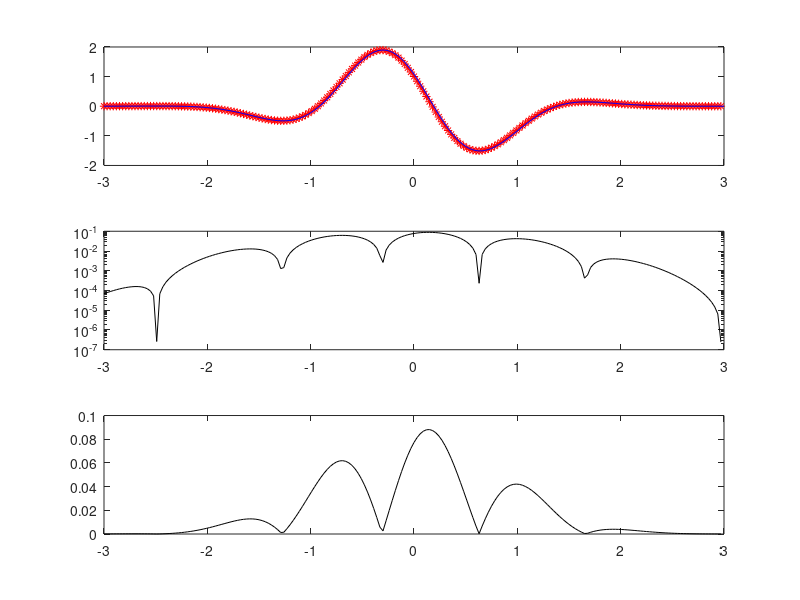

Write the MATLAB code that produced this figure.
% Prof way

clear  all
close all
clc


% Input
a=-3;
b=3;
n=200;
h=(b-a)/n;
xmesh=[a:h:b];
f=@(x) exp(-x.^2).*sin(2*x+1);
df=@(x) 2*exp(-x.^2).*cos(2*x+1)-2*x.*exp(-x.^2).*sin(2*x+1);
% plot(xmesh,f(xmesh),'b',xmesh,df(xmesh),'r')

fxmesh=f(xmesh);
dfxmesh=zeros(size(xmesh)-1);

 for i=1:n
     dfxmesh(1,i)=(f(xmesh(1,i+1))-f(xmesh(1,i)))/h;
 end

 err=abs(dfxmesh-df(xmesh(1:end-1)));
 
 
figure(1)
subplot(3,1,1);plot(xmesh(1:end-1),dfxmesh,'r-*',xmesh,df(xmesh),'b')
subplot(3,1,2);semilogy(xmesh(1:end-1),err,'k')
subplot(3,1,3);plot(xmesh(1:end-1),err,'k')

abs_error_2=norm(err,2)
abs_error_inf=norm(err,inf)
rel_error_2=abs_error_2/norm(df(xmesh),2)
rel_error_inf=abs_error_inf/norm(df(xmesh),2)
 
 
 
